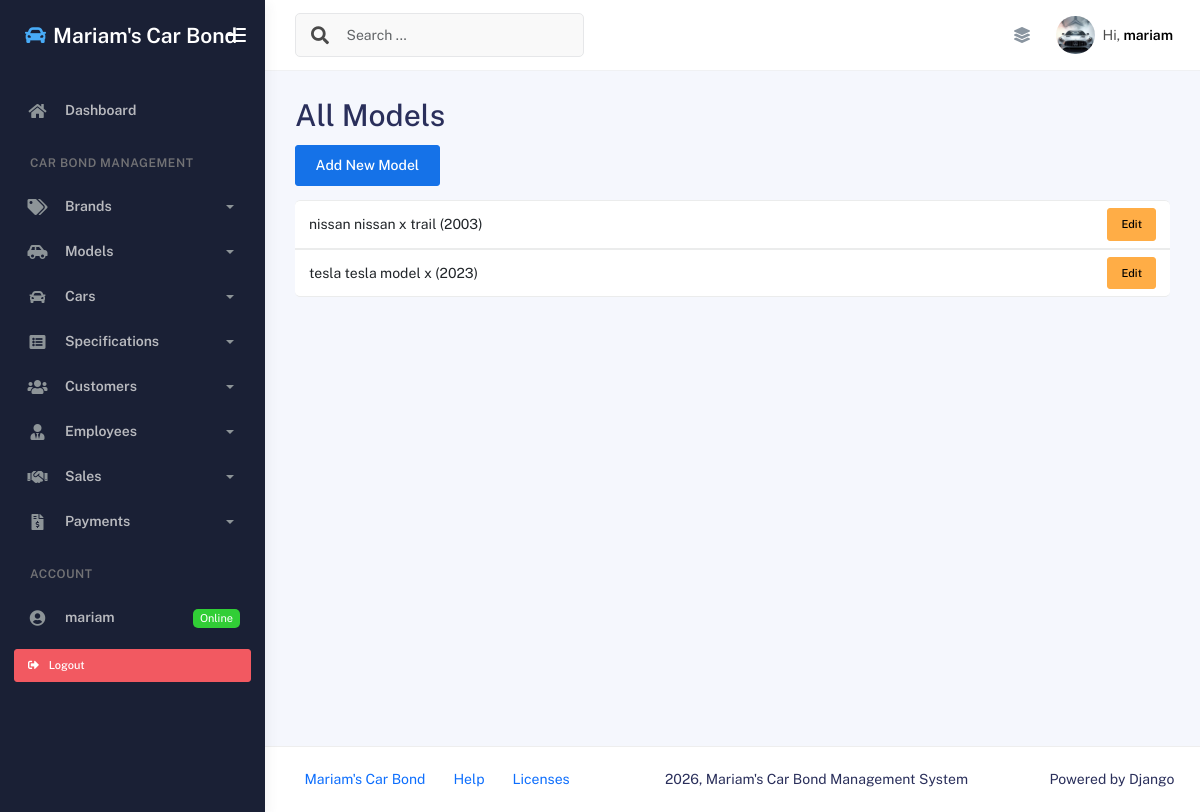
Page /model/ (signed in) on the committed database.
### App/models.py (models this page shows, shortened)
class Model(models.Model):
    brand = models.ForeignKey(Brand, on_delete=models.CASCADE)
    year = models.PositiveIntegerField()
    model_name = models.CharField(max_length=50)

class Brand(models.Model):
    brand_name = models.CharField(max_length=50)

### App/views.py (the view)
# urls.py: path('model/', model_list_view, name='model_list_page'),
@login_required
def model_list_view(req):
    models = Model.objects.select_related('brand').all()
    return render(req, 'model_list.html', {'models': models})

### App/templates/model_list.html
{% extends 'base.html' %}
{% block content %}
    <h1>All Models</h1>
    <a href="{% url 'add_model_page' %}" class="btn btn-primary mb-3">Add New Model</a>
    <ul class="list-group">
        {% for model in models %}
            <li class="list-group-item d-flex justify-content-between align-items-center">
                {{ model.brand.brand_name }} {{ model.model_name }} ({{ model.year }})
                <a href="{% url 'edit_model_page' model.id %}" class="btn btn-sm btn-warning">Edit</a>
            </li>
        {% empty %}
            <li class="list-group-item">No models found.</li>
        {% endfor %}
    </ul>
{% endblock content %}

### App/templates/base.html (shortened to what this page needs)
{% load static %}
<!DOCTYPE html>
<html lang="en">
<head>
    <link rel="stylesheet" href="{% static 'assets/css/bootstrap.min.css' %}" />
    <link rel="stylesheet" href="{% static 'assets/css/plugins.min.css' %}" />
    <link rel="stylesheet" href="{% static 'assets/css/kaiadmin.min.css' %}" />
</head>
<body>
    <div class="wrapper">
      <div class="sidebar" data-background-color="dark">
        <div class="sidebar-logo">
          <div class="logo-header" data-background-color="dark">
            <a href="{% url 'index_page' %}" class="logo text-white text-decoration-none d-flex align-items-center">
              <i class="fas fa-car text-info me-2 fs-4"></i>
              <span class="fw-bold fs-4 text-white">Mariam's Car Bond</span>
            </a>
            <div class="nav-toggle">
              <button class="btn btn-toggle toggle-sidebar">
                <i class="gg-menu-right"></i>
              </button>
            </div>
          </div>
        </div>
        <div class="sidebar-wrapper scrollbar scrollbar-inner">
          <div class="sidebar-content">
            <ul class="nav nav-secondary">
              <li class="nav-item">
                <a href="{% url 'index_page' %}">
                  <i class="fas fa-home"></i>
                  <p>Dashboard</p>
                </a>
              </li>
              <li class="nav-section">
                <h4 class="text-section">Car Bond Management</h4>
              </li>
              <li class="nav-item">
                <a data-bs-toggle="collapse" href="#brandsMenu">
                  <i class="fas fa-tags"></i>
                  <p>Brands</p>
                  <span class="caret"></span>
                </a>
              </li>
              <li class="nav-item">
                <a data-bs-toggle="collapse" href="#modelsMenu">
                  <i class="fas fa-car-side"></i>
                  <p>Models</p>
                  <span class="caret"></span>
                </a>
              </li>
              <li class="nav-item">
                <a data-bs-toggle="collapse" href="#carsMenu">
                  <i class="fas fa-car"></i>
                  <p>Cars</p>
                  <span class="caret"></span>
                </a>
              </li>
              <li class="nav-item">
                <a data-bs-toggle="collapse" href="#specsMenu">
                  <i class="fas fa-list-alt"></i>
                  <p>Specifications</p>
                  <span class="caret"></span>
                </a>
              </li>
              <li class="nav-item">
                <a data-bs-toggle="collapse" href="#customersMenu">
                  <i class="fas fa-users"></i>
                  <p>Customers</p>
                  <span class="caret"></span>
                </a>
              </li>
              <li class="nav-item">
                <a data-bs-toggle="collapse" href="#employeesMenu">
                  <i class="fas fa-user-tie"></i>
                  <p>Employees</p>
                  <span class="caret"></span>
                </a>
              </li>
              <li class="nav-item">
                <a data-bs-toggle="collapse" href="#salesMenu">
                  <i class="fas fa-handshake"></i>
                  <p>Sales</p>
                  <span class="caret"></span>
                </a>
              </li>
              <li class="nav-item">
                <a data-bs-toggle="collapse" href="#paymentsMenu">
                  <i class="fas fa-file-invoice-dollar"></i>
                  <p>Payments</p>
                  <span class="caret"></span>
                </a>
              </li>
              <li class="nav-section">
                <h4 class="text-section">Account</h4>
              </li>
              {% if user.is_authenticated %}
                <li class="nav-item">
                  <a href="#">
                    <i class="fas fa-user-circle"></i>
                    <p>{{ user.username }}</p>
                    <span class="badge badge-success">Online</span>
                  </a>
                </li>
                <li class="nav-item px-3 py-2">
                  <form method="POST" action="{% url 'logout' %}">
                    <button type="submit" class="btn btn-danger btn-sm w-100 text-start">
                      <i class="fas fa-sign-out-alt me-2"></i> Logout
                    </button>
                  </form>
                </li>
              {% endif %}
            </ul>
          </div>
        </div>
      </div>
      <div class="main-panel">
        <div class="main-header">
          <nav
            class="navbar navbar-header navbar-header-transparent navbar-expand-lg border-bottom"
          >
            <div class="container-fluid">
              <nav
                class="navbar navbar-header-left navbar-expand-lg navbar-form nav-search p-0 d-none d-lg-flex"
              >
                <div class="input-group">
                  <div class="input-group-prepend">
                    <button type="submit" class="btn btn-search pe-1">
                      <i class="fa fa-search search-icon"></i>
                    </button>
                  </div>
                  <input
                    type="text"
                    placeholder="Search ..."
                    class="form-control"
                  />
                </div>
              </nav>
              <ul class="navbar-nav topbar-nav ms-md-auto align-items-center">
                <li class="nav-item topbar-icon dropdown hidden-caret">
                  <a
                    class="nav-link"
                    data-bs-toggle="dropdown"
                    href="#"
                    aria-expanded="false"
                  >
                    <i class="fas fa-layer-group"></i>
                  </a>
                </li>
                <li class="nav-item topbar-user dropdown hidden-caret">
                  <a
                    class="dropdown-toggle profile-pic"
                    data-bs-toggle="dropdown"
                    href="#"
                    aria-expanded="false"
                  >
                    <div class="avatar-sm">
                      <img
                        src="{% static 'assets/img/car.jpg.jpg' %}"
                        alt="Car profile image"
                        class="avatar-img rounded-circle"
                      />
                    </div>
                    <span class="profile-username">
                      <span class="op-7">Hi,</span>
                      <span class="fw-bold">{{ user.username|default:"Guest" }}</span>
                    </span>
                  </a>
                </li>
              </ul>
            </div>
          </nav>
        </div>
        <div class="container">
          <div class="page-inner">
            {% block content %}
            {% endblock content %}
          </div>
        </div>
        <footer class="footer">
          <div class="container-fluid d-flex justify-content-between">
            <nav class="pull-left">
              <ul class="nav">
                <li class="nav-item">
                  <a class="nav-link" href="{% url 'index_page' %}">
                    Mariam's Car Bond
                  </a>
                </li>
                <li class="nav-item">
                  <a class="nav-link" href="#"> Help </a>
                </li>
                <li class="nav-item">
                  <a class="nav-link" href="#"> Licenses </a>
                </li>
              </ul>
            </nav>
            <div class="copyright">
              2026, Mariam's Car Bond Management System
            </div>
            <div>
              Powered by Django
            </div>
          </div>
        </footer>
      </div>
    </div>
</body>
</html>

### rows in the picture
Model: brand.brand_name "nissan", model_name "nissan x trail", year "2003"
Model: brand.brand_name "tesla", model_name "tesla model x", year "2023"

### other values in the picture
{{ user.username }} "mariam"
{{ user.username|default:"Guest" }} "mariam"
